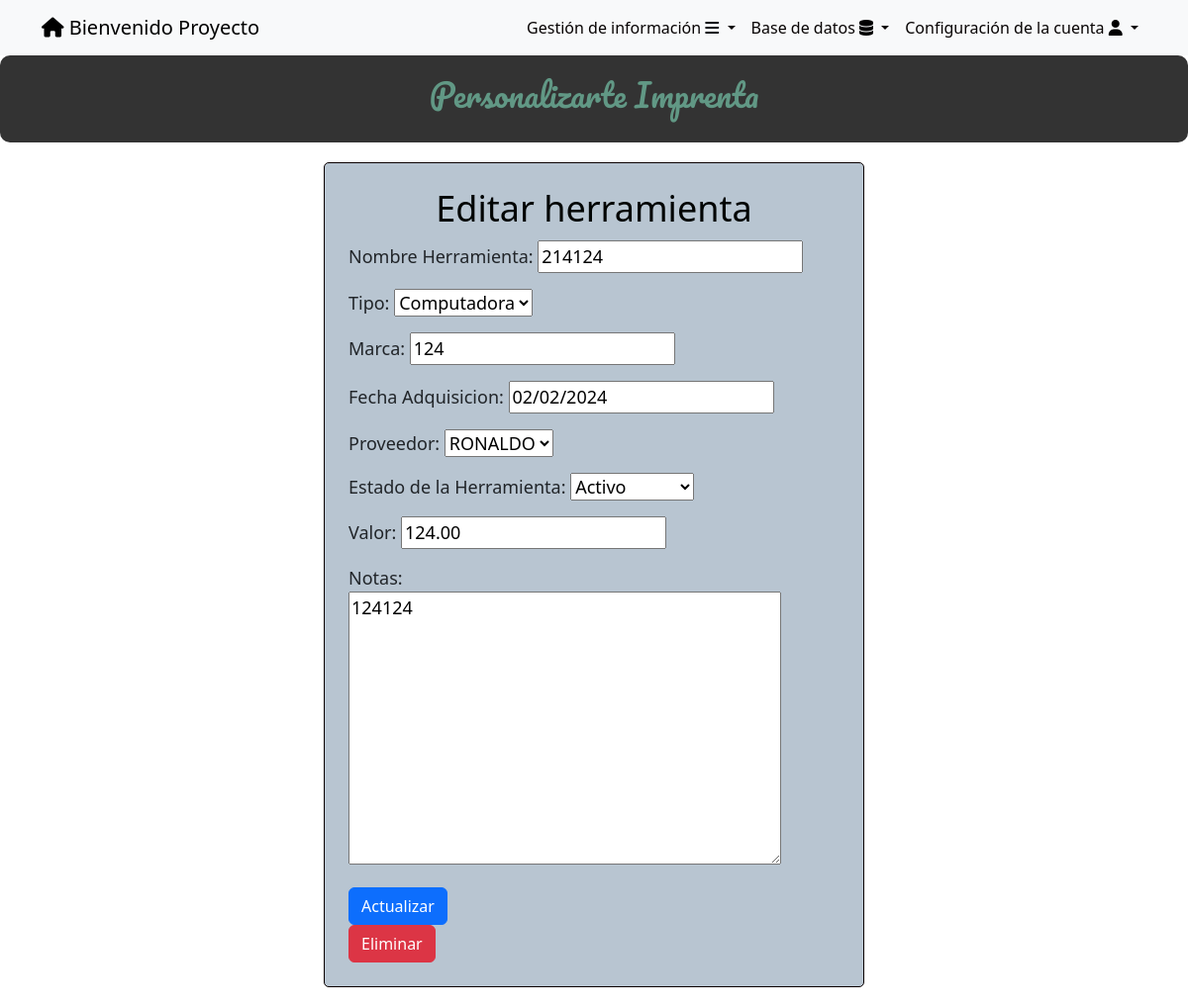
Page /herramientas/3/ (signed in) on the committed database.
### tasks/models.py (models this page shows, shortened)
class Herramienta(models.Model):
    nombreHerramienta = models.CharField(blank=True,null=True,max_length=100)
    COMPUTADORA = 'Computadora'
    ROUTER = 'Router'
    IMPRESORA = 'Impresora'
    ESTADO_CHOICES = [
        (COMPUTADORA, 'Computadora'),
        (ROUTER, 'Router'),
        (IMPRESORA, 'Impresora'),
    ]
    tipo  =  models.CharField(blank=True,null=True,max_length=100,choices=ESTADO_CHOICES)
    marca = models.CharField(blank=True,null=True,max_length=100)
    fechaAdquisicion = models.DateField(blank=True,null=True)
    idProveedor = models.ForeignKey(Proveedor,on_delete=models.CASCADE,null=True,blank=True)
    ACTIVO = 'Activo'
    DESACTIVADO = 'Desactivado'
    ESTADO_CHOICES = [
        (ACTIVO, 'Activo'),
        (DESACTIVADO, 'Desactivado'),
    ]
    estadoHerramienta = models.CharField(blank=True,null=True,max_length=100,choices=ESTADO_CHOICES,)
    valor = models.DecimalField(max_digits=10, decimal_places=2,blank=True,null=True,validators=[MinValueValidator(0)])
    notas = models.TextField(blank=True,null=True)
    user = models.ForeignKey(User, on_delete=models.CASCADE,blank=True, null=True)

### tasks/views.py (the view)
# urls.py: path('herramientas/<int:herramienta_id>/', views.herramienta_detail,name='herramienta_detail'),
@login_required
def herramienta_detail(request, herramienta_id):
    herramienta = get_object_or_404(Herramienta, pk=herramienta_id)
    if request.user.is_superuser:
        form = HerramientaForm(instance=herramienta)
    else:
        form = HerramientaForm(instance=herramienta)
    if request.method == 'POST':
        form = HerramientaForm(request.POST, instance=herramienta)  # Pasar instance=cliente para actualizar el cliente existente
        if form.is_valid():
            form.save()
            return redirect('herramientas')
    return render(request, 'herramienta_detail.html', {
        'herramienta': herramienta,
        'form': form
    })

### tasks/forms.py
class HerramientaForm(ModelForm):
    class Meta:
        model = Herramienta
        fields = ['nombreHerramienta','tipo','marca','fechaAdquisicion','idProveedor','estadoHerramienta','valor','notas']
        labels = {
            'nombreHerramienta':'Nombre Herramienta',
            'marca':'Marca',
            'fechaAdquisicion':'Fecha Adquisicion',
            'proveedor':'Proveedor',
            'estadoHerramienta':'Estado de la Herramienta',
            'valor':'Valor',
            'notas':'Notas',
            'idProveedor':'Proveedor'
        }

### tasks/models.py (called while the page is built)
    def __str__(self):
        return self.nombre

### tasks/templates/herramienta_detail.html (shortened to what this page needs)
{% extends 'base.html' %}
{% block content %}
<head>
</head>
<body>
    <center>
        <div class="feature-box">
            <h2>Personalizarte Imprenta</h2>
        </div>
    </center>
    <div class="container">
        <div class="row justify-content-center">
            <div class="col-md-6">
                <div class="custom-form-container p-4">
                    <center><h1>Editar herramienta</h1></center>
                    <form method="post">
                        {{ form.as_p }}
                        <button class="btn btn-primary">
                            Actualizar
                        </button>
                    </form>
                    {% if user.is_superuser  %}
                    <form id="deleteForm" method="post" action="{% url 'delete_herramientas' herramienta.id %}">
                        <button class="btn btn-danger" type="button" onclick="confirmDelete()"">Eliminar</button>
                    </form>
                    {% endif %}
                </div>
            </div>
        </div>
    </div>
</body>
{% endblock %}

### tasks/templates/base.html (shortened to what this page needs)
<!DOCTYPE html>
<html lang="en">
<head>
    <link rel="stylesheet" href="https://cdn.jsdelivr.net/npm/bootstrap@5.3.2/dist/css/bootstrap.min.css">
    <link rel="stylesheet" href="https://cdnjs.cloudflare.com/ajax/libs/font-awesome/6.4.2/css/all.min.css">
    <link rel="stylesheet" href="https://cdn.jsdelivr.net/npm/bootstrap@5.3.2/dist/css/bootstrap.min.css">
</head>
<body>
    <nav class="navbar navbar-expand-lg bg-body-tertiary">
        <div class="container">
            {% if user.is_authenticated %}
            <a class="navbar-brand" href="/" id="uno"> <i class="fa-solid fa-house" style="color: #000000;"></i>
                Bienvenido {{user.username}}</a>
            {% endif %}
            {% if user.is_authenticated %}
            <div class="collapse navbar-collapse" id="navbarSupportedContent">
                <ul class="navbar-nav ms-auto">
                    <li class="nav-item dropdown">
                        <a class="nav-link dropdown-toggle" href="#" role="button" data-bs-toggle="dropdown"
                            aria-expanded="false">
                            Gestión de información <i class="fa-solid fa-bars" style="color: #00040b;"></i>
                        </a>
                    </li>
                    {% if user.is_superuser %}
                    <li class="nav-item dropdown">
                        <a class="nav-link dropdown-toggle" href="#" role="button" data-bs-toggle="dropdown"
                            aria-expanded="false">
                            Base de datos <i class="fa-solid fa-database" style="color: #000000;"></i>
                        </a>
                        {% endif %}
                    <li class="nav-item dropdown">
                        <a class="nav-link dropdown-toggle" href="#" role="button" data-bs-toggle="dropdown"
                            aria-expanded="false">
                            Configuración de la cuenta <i class="fa-solid fa-user" style="color: #000000;"></i>
                        </a>
            {% endif %}
        </div>
    </nav>
</body>
</html>
{% block content %}
{% endblock %}

### tasks/templates/base.html (style rules this page uses)
.nav-link { display: block; text-decoration: none; color: #080404; padding: 5px; }

### tasks/templates/herramienta_detail.html (style rules this page uses)
.custom-form-container { background-color: #f8f9fa; border: 1px solid #100101; border-radius: 5px; padding: 10px; margin-top: 20px; margin-bottom: 20px; }
.custom-form-container { background-color: #b8c5d1; border: 1px solid #0b0101; border-radius: 5px; }
.feature-box { background-color: rgba(0, 0, 0, 0.8); color: white; padding: 20px; text-align: center; border-radius: 10px; transition: transform 0.3s ease; }
h1 { color: rgb(0, 4, 3); font-size: 36px; margin-bottom: 10px; }
h2 { font-family: 'Pacifico', cursive; color: rgb(97, 152, 133); font-size: 32px; margin-bottom: 10px; }
p { font-size: 18px; }

### rows in the picture
Herramienta: nombreHerramienta "214124", tipo "Computadora", marca "124", fechaAdquisicion "02/02/2024", idProveedor "RONALDO", estadoHerramienta "Activo", valor "124.00", notas "124124"

### other values in the picture
{{ user.username }} "Proyecto"
